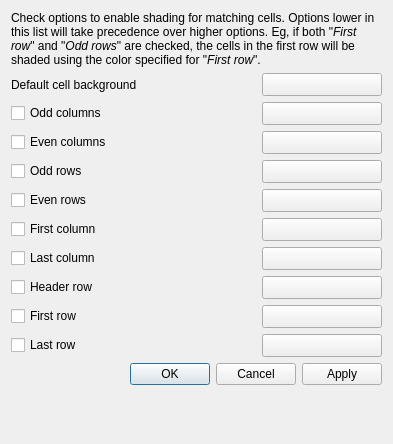
<?xml version="1.0" encoding="UTF-8"?>
<ui version="4.0">
 <class>ComposerTableBackgroundDialog</class>
 <widget class="QDialog" name="ComposerTableBackgroundDialog">
  <property name="geometry">
   <rect>
    <x>0</x>
    <y>0</y>
    <width>393</width>
    <height>444</height>
   </rect>
  </property>
  <property name="windowTitle">
   <string>Table Background Colors</string>
  </property>
  <layout class="QGridLayout" name="gridLayout">
   <item row="12" column="2">
    <widget class="QgsColorButtonV2" name="mLastRowColorButton">
     <property name="sizePolicy">
      <sizepolicy hsizetype="Fixed" vsizetype="Fixed">
       <horstretch>0</horstretch>
       <verstretch>0</verstretch>
      </sizepolicy>
     </property>
     <property name="minimumSize">
      <size>
       <width>120</width>
       <height>0</height>
      </size>
     </property>
     <property name="maximumSize">
      <size>
       <width>120</width>
       <height>16777215</height>
      </size>
     </property>
     <property name="text">
      <string/>
     </property>
    </widget>
   </item>
   <item row="6" column="0" colspan="2">
    <widget class="QCheckBox" name="mOddRowsCheckBox">
     <property name="text">
      <string>Odd rows</string>
     </property>
    </widget>
   </item>
   <item row="10" column="0" colspan="2">
    <widget class="QCheckBox" name="mHeaderRowCheckBox">
     <property name="text">
      <string>Header row</string>
     </property>
    </widget>
   </item>
   <item row="0" column="0" colspan="3">
    <widget class="QLabel" name="label">
     <property name="text">
      <string>&lt;html&gt;&lt;head/&gt;&lt;body&gt;&lt;p&gt;Check options to enable shading for matching cells. Options lower in this list will take precedence over higher options. Eg, if both &amp;quot;&lt;span style=&quot; font-style:italic;&quot;&gt;First row&lt;/span&gt;&amp;quot; and &amp;quot;&lt;span style=&quot; font-style:italic;&quot;&gt;Odd rows&lt;/span&gt;&amp;quot; are checked, the cells in the first row will be shaded using the color specified for &amp;quot;&lt;span style=&quot; font-style:italic;&quot;&gt;First row&lt;/span&gt;&amp;quot;.&lt;/p&gt;&lt;/body&gt;&lt;/html&gt;</string>
     </property>
     <property name="wordWrap">
      <bool>true</bool>
     </property>
    </widget>
   </item>
   <item row="9" column="0" colspan="2">
    <widget class="QCheckBox" name="mLastColumnCheckBox">
     <property name="text">
      <string>Last column</string>
     </property>
    </widget>
   </item>
   <item row="3" column="0" colspan="2">
    <widget class="QCheckBox" name="mOddColumnsCheckBox">
     <property name="text">
      <string>Odd columns</string>
     </property>
    </widget>
   </item>
   <item row="7" column="0" colspan="2">
    <widget class="QCheckBox" name="mEvenRowsCheckBox">
     <property name="text">
      <string>Even rows</string>
     </property>
    </widget>
   </item>
   <item row="5" column="0" colspan="2">
    <widget class="QCheckBox" name="mEvenColumnsCheckBox">
     <property name="text">
      <string>Even columns</string>
     </property>
    </widget>
   </item>
   <item row="3" column="2">
    <widget class="QgsColorButtonV2" name="mOddColumnsColorButton">
     <property name="sizePolicy">
      <sizepolicy hsizetype="Fixed" vsizetype="Fixed">
       <horstretch>0</horstretch>
       <verstretch>0</verstretch>
      </sizepolicy>
     </property>
     <property name="minimumSize">
      <size>
       <width>120</width>
       <height>0</height>
      </size>
     </property>
     <property name="maximumSize">
      <size>
       <width>120</width>
       <height>16777215</height>
      </size>
     </property>
     <property name="text">
      <string/>
     </property>
    </widget>
   </item>
   <item row="5" column="2">
    <widget class="QgsColorButtonV2" name="mEvenColumnsColorButton">
     <property name="sizePolicy">
      <sizepolicy hsizetype="Fixed" vsizetype="Fixed">
       <horstretch>0</horstretch>
       <verstretch>0</verstretch>
      </sizepolicy>
     </property>
     <property name="minimumSize">
      <size>
       <width>120</width>
       <height>0</height>
      </size>
     </property>
     <property name="maximumSize">
      <size>
       <width>120</width>
       <height>16777215</height>
      </size>
     </property>
     <property name="text">
      <string/>
     </property>
    </widget>
   </item>
   <item row="11" column="2">
    <widget class="QgsColorButtonV2" name="mFirstRowColorButton">
     <property name="sizePolicy">
      <sizepolicy hsizetype="Fixed" vsizetype="Fixed">
       <horstretch>0</horstretch>
       <verstretch>0</verstretch>
      </sizepolicy>
     </property>
     <property name="minimumSize">
      <size>
       <width>120</width>
       <height>0</height>
      </size>
     </property>
     <property name="maximumSize">
      <size>
       <width>120</width>
       <height>16777215</height>
      </size>
     </property>
     <property name="text">
      <string/>
     </property>
    </widget>
   </item>
   <item row="9" column="2">
    <widget class="QgsColorButtonV2" name="mLastColumnColorButton">
     <property name="sizePolicy">
      <sizepolicy hsizetype="Fixed" vsizetype="Fixed">
       <horstretch>0</horstretch>
       <verstretch>0</verstretch>
      </sizepolicy>
     </property>
     <property name="minimumSize">
      <size>
       <width>120</width>
       <height>0</height>
      </size>
     </property>
     <property name="maximumSize">
      <size>
       <width>120</width>
       <height>16777215</height>
      </size>
     </property>
     <property name="text">
      <string/>
     </property>
    </widget>
   </item>
   <item row="11" column="0" colspan="2">
    <widget class="QCheckBox" name="mFirstRowCheckBox">
     <property name="text">
      <string>First row</string>
     </property>
    </widget>
   </item>
   <item row="14" column="0">
    <spacer name="verticalSpacer">
     <property name="orientation">
      <enum>Qt::Vertical</enum>
     </property>
     <property name="sizeHint" stdset="0">
      <size>
       <width>20</width>
       <height>40</height>
      </size>
     </property>
    </spacer>
   </item>
   <item row="8" column="2">
    <widget class="QgsColorButtonV2" name="mFirstColumnColorButton">
     <property name="sizePolicy">
      <sizepolicy hsizetype="Fixed" vsizetype="Fixed">
       <horstretch>0</horstretch>
       <verstretch>0</verstretch>
      </sizepolicy>
     </property>
     <property name="minimumSize">
      <size>
       <width>120</width>
       <height>0</height>
      </size>
     </property>
     <property name="maximumSize">
      <size>
       <width>120</width>
       <height>16777215</height>
      </size>
     </property>
     <property name="text">
      <string/>
     </property>
    </widget>
   </item>
   <item row="1" column="2">
    <widget class="QgsColorButtonV2" name="mDefaultColorButton">
     <property name="sizePolicy">
      <sizepolicy hsizetype="Fixed" vsizetype="Fixed">
       <horstretch>0</horstretch>
       <verstretch>0</verstretch>
      </sizepolicy>
     </property>
     <property name="minimumSize">
      <size>
       <width>120</width>
       <height>0</height>
      </size>
     </property>
     <property name="maximumSize">
      <size>
       <width>120</width>
       <height>16777215</height>
      </size>
     </property>
     <property name="text">
      <string/>
     </property>
    </widget>
   </item>
   <item row="10" column="2">
    <widget class="QgsColorButtonV2" name="mHeaderRowColorButton">
     <property name="sizePolicy">
      <sizepolicy hsizetype="Fixed" vsizetype="Fixed">
       <horstretch>0</horstretch>
       <verstretch>0</verstretch>
      </sizepolicy>
     </property>
     <property name="minimumSize">
      <size>
       <width>120</width>
       <height>0</height>
      </size>
     </property>
     <property name="maximumSize">
      <size>
       <width>120</width>
       <height>16777215</height>
      </size>
     </property>
     <property name="text">
      <string/>
     </property>
    </widget>
   </item>
   <item row="13" column="0" colspan="3">
    <widget class="QDialogButtonBox" name="buttonBox">
     <property name="orientation">
      <enum>Qt::Horizontal</enum>
     </property>
     <property name="standardButtons">
      <set>QDialogButtonBox::Apply|QDialogButtonBox::Cancel|QDialogButtonBox::Ok</set>
     </property>
    </widget>
   </item>
   <item row="8" column="0" colspan="2">
    <widget class="QCheckBox" name="mFirstColumnCheckBox">
     <property name="text">
      <string>First column</string>
     </property>
    </widget>
   </item>
   <item row="12" column="0" colspan="2">
    <widget class="QCheckBox" name="mLastRowCheckBox">
     <property name="text">
      <string>Last row</string>
     </property>
    </widget>
   </item>
   <item row="7" column="2">
    <widget class="QgsColorButtonV2" name="mEvenRowsColorButton">
     <property name="sizePolicy">
      <sizepolicy hsizetype="Fixed" vsizetype="Fixed">
       <horstretch>0</horstretch>
       <verstretch>0</verstretch>
      </sizepolicy>
     </property>
     <property name="minimumSize">
      <size>
       <width>120</width>
       <height>0</height>
      </size>
     </property>
     <property name="maximumSize">
      <size>
       <width>120</width>
       <height>16777215</height>
      </size>
     </property>
     <property name="text">
      <string/>
     </property>
    </widget>
   </item>
   <item row="1" column="0">
    <widget class="QLabel" name="label_2">
     <property name="text">
      <string>Default cell background</string>
     </property>
    </widget>
   </item>
   <item row="6" column="2">
    <widget class="QgsColorButtonV2" name="mOddRowsColorButton">
     <property name="sizePolicy">
      <sizepolicy hsizetype="Fixed" vsizetype="Fixed">
       <horstretch>0</horstretch>
       <verstretch>0</verstretch>
      </sizepolicy>
     </property>
     <property name="minimumSize">
      <size>
       <width>120</width>
       <height>0</height>
      </size>
     </property>
     <property name="maximumSize">
      <size>
       <width>120</width>
       <height>16777215</height>
      </size>
     </property>
     <property name="text">
      <string/>
     </property>
    </widget>
   </item>
  </layout>
 </widget>
 <customwidgets>
  <customwidget>
   <class>QgsColorButtonV2</class>
   <extends>QToolButton</extends>
   <header>qgscolorbuttonv2.h</header>
   <container>1</container>
  </customwidget>
 </customwidgets>
 <tabstops>
  <tabstop>mDefaultColorButton</tabstop>
  <tabstop>mOddColumnsCheckBox</tabstop>
  <tabstop>mOddColumnsColorButton</tabstop>
  <tabstop>mEvenColumnsCheckBox</tabstop>
  <tabstop>mEvenColumnsColorButton</tabstop>
  <tabstop>mOddRowsCheckBox</tabstop>
  <tabstop>mOddRowsColorButton</tabstop>
  <tabstop>mEvenRowsCheckBox</tabstop>
  <tabstop>mEvenRowsColorButton</tabstop>
  <tabstop>mFirstColumnCheckBox</tabstop>
  <tabstop>mFirstColumnColorButton</tabstop>
  <tabstop>mLastColumnCheckBox</tabstop>
  <tabstop>mLastColumnColorButton</tabstop>
  <tabstop>mHeaderRowCheckBox</tabstop>
  <tabstop>mHeaderRowColorButton</tabstop>
  <tabstop>mFirstRowCheckBox</tabstop>
  <tabstop>mFirstRowColorButton</tabstop>
  <tabstop>mLastRowCheckBox</tabstop>
  <tabstop>mLastRowColorButton</tabstop>
 </tabstops>
 <resources/>
 <connections>
  <connection>
   <sender>mOddColumnsCheckBox</sender>
   <signal>toggled(bool)</signal>
   <receiver>mOddColumnsColorButton</receiver>
   <slot>setEnabled(bool)</slot>
   <hints>
    <hint type="sourcelabel">
     <x>54</x>
     <y>145</y>
    </hint>
    <hint type="destinationlabel">
     <x>292</x>
     <y>137</y>
    </hint>
   </hints>
  </connection>
  <connection>
   <sender>mEvenColumnsCheckBox</sender>
   <signal>toggled(bool)</signal>
   <receiver>mEvenColumnsColorButton</receiver>
   <slot>setEnabled(bool)</slot>
   <hints>
    <hint type="sourcelabel">
     <x>42</x>
     <y>171</y>
    </hint>
    <hint type="destinationlabel">
     <x>296</x>
     <y>180</y>
    </hint>
   </hints>
  </connection>
  <connection>
   <sender>mOddRowsCheckBox</sender>
   <signal>toggled(bool)</signal>
   <receiver>mOddRowsColorButton</receiver>
   <slot>setEnabled(bool)</slot>
   <hints>
    <hint type="sourcelabel">
     <x>77</x>
     <y>209</y>
    </hint>
    <hint type="destinationlabel">
     <x>359</x>
     <y>208</y>
    </hint>
   </hints>
  </connection>
  <connection>
   <sender>mEvenRowsCheckBox</sender>
   <signal>toggled(bool)</signal>
   <receiver>mEvenRowsColorButton</receiver>
   <slot>setEnabled(bool)</slot>
   <hints>
    <hint type="sourcelabel">
     <x>89</x>
     <y>230</y>
    </hint>
    <hint type="destinationlabel">
     <x>309</x>
     <y>235</y>
    </hint>
   </hints>
  </connection>
  <connection>
   <sender>mFirstColumnCheckBox</sender>
   <signal>toggled(bool)</signal>
   <receiver>mFirstColumnColorButton</receiver>
   <slot>setEnabled(bool)</slot>
   <hints>
    <hint type="sourcelabel">
     <x>80</x>
     <y>254</y>
    </hint>
    <hint type="destinationlabel">
     <x>308</x>
     <y>265</y>
    </hint>
   </hints>
  </connection>
  <connection>
   <sender>mLastColumnCheckBox</sender>
   <signal>toggled(bool)</signal>
   <receiver>mLastColumnColorButton</receiver>
   <slot>setEnabled(bool)</slot>
   <hints>
    <hint type="sourcelabel">
     <x>94</x>
     <y>290</y>
    </hint>
    <hint type="destinationlabel">
     <x>300</x>
     <y>290</y>
    </hint>
   </hints>
  </connection>
  <connection>
   <sender>mHeaderRowCheckBox</sender>
   <signal>toggled(bool)</signal>
   <receiver>mHeaderRowColorButton</receiver>
   <slot>setEnabled(bool)</slot>
   <hints>
    <hint type="sourcelabel">
     <x>67</x>
     <y>323</y>
    </hint>
    <hint type="destinationlabel">
     <x>283</x>
     <y>316</y>
    </hint>
   </hints>
  </connection>
  <connection>
   <sender>mFirstRowCheckBox</sender>
   <signal>toggled(bool)</signal>
   <receiver>mFirstRowColorButton</receiver>
   <slot>setEnabled(bool)</slot>
   <hints>
    <hint type="sourcelabel">
     <x>59</x>
     <y>349</y>
    </hint>
    <hint type="destinationlabel">
     <x>283</x>
     <y>352</y>
    </hint>
   </hints>
  </connection>
  <connection>
   <sender>mLastRowCheckBox</sender>
   <signal>toggled(bool)</signal>
   <receiver>mLastRowColorButton</receiver>
   <slot>setEnabled(bool)</slot>
   <hints>
    <hint type="sourcelabel">
     <x>78</x>
     <y>381</y>
    </hint>
    <hint type="destinationlabel">
     <x>293</x>
     <y>386</y>
    </hint>
   </hints>
  </connection>
 </connections>
</ui>
